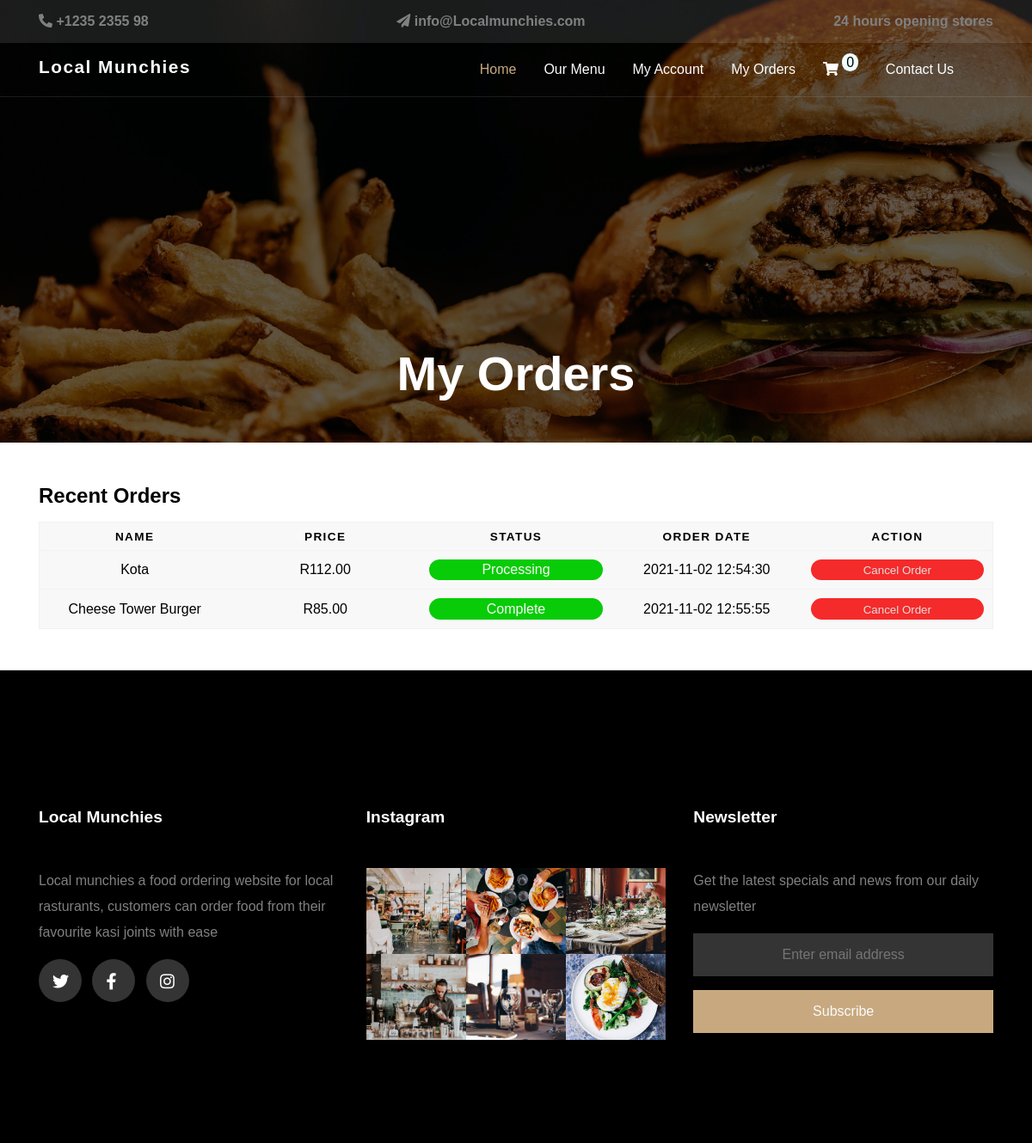
Page /myorders.php (signed in) on the committed database.
### tables this page shows
CREATE TABLE `orders` (
  `order_id` int(11) NOT NULL,
  `food_id` int(11) NOT NULL,
  `customer_id` int(11) NOT NULL,
  `store_id` int(11) NOT NULL,
  `food_name` varchar(255) NOT NULL,
  `food_price` decimal(10,2) NOT NULL,
  `quantity` int(11) NOT NULL,
  `OrderStatus` varchar(20) NOT NULL,
  `customerAddress` varchar(255) NOT NULL,
  `OrderDate` datetime NOT NULL
);

### myorders.php (the view, shortened to what this page needs)
<?php
include './database/dbconn.php';
$C_id = $_SESSION['id'] ?? "";
$sql = "SELECT * FROM orders WHERE customer_id='$C_id'";
$results = mysqli_query($conn, $sql);
$orders = mysqli_fetch_all($results, MYSQLI_ASSOC);
?>
<?php include './templates/header.php'; ?>
<section class="contact-hero hero">
    <header>
        <?php include './templates/navbar.php'; ?>
    </header>
    <div class="hero-contents">
        <h1>My Orders</h1>
    </div>
</section>
<section>
    <div class="container">
        <div class="contents">
            <div class="recentOrders">
                <h2>Recent Orders</h2>
                <table>
                    <thead>
                        <tr>
                            <th scope="col">Name</th>
                            <th scope="col">Price</th>
                            <th scope="col">Status</th>
                            <th scope="col">Order Date</th>
                            <th scope="col">Action</th>
                        </tr>
                    </thead>
                    <tbody>
                        <form action="">
                            <?php foreach ($orders as $order) : ?>
                                <tr>
                                    <td data-label="Name"><?php echo $order['food_name'] ?></td>
                                    <td data-label="Price">R<?php echo $order['food_price'] ?></td>
                                    <td data-label="Status">
                                        <div class="status <?php if ($order['OrderStatus'] == 'complete') {
                                                                echo 'processing';
                                                            } else {
                                                                echo 'delivered';
                                                            } ?>"><?php echo $order['OrderStatus'] ?>
                                        </div>
                                    </td>
                                    <td data-label="Order"><?php echo $order['OrderDate'] ?></td>
                                    <td data-label="Action">
                                        <div class="status delete">
                                            <input type="submit" name="delete" value="Cancel Order" class="btn-delete">
                                        </div>
                                    </td>
                                </tr>
                            <?php endforeach ?>
                        </form>
                    </tbody>
                </table>
            </div>
        </div>
    </div>
</section>
<?php include './templates/footer.php'; ?>

### css/sass/main.css (style rules this page uses)
header { position: relative; width: 100%; height: 100vh; }
@media screen and (min-width: 992px) { header::before { content: ''; position: absolute; top: 7rem; width: 100%; height: 1px; background-color: rgba(255, 255, 255, 0.1); } }
@media screen and (min-width: 992px) { header::after { content: ''; position: absolute; bottom: 14rem; width: 100%; height: 1px; background-color: rgba(255, 255, 255, 0.1); } }
.hero header { height: 450px; }
.hero header::after { content: ''; display: none; position: absolute; bottom: 14rem; width: 100%; height: 1px; background-color: rgba(255, 255, 255, 0.1); }
.hero { position: relative; background-size: cover; background-position: center center; background-repeat: no-repeat; background-image: url(../../images/bg-1.jpg); width: 100%; }
.hero::before { content: ''; position: absolute; top: 0; left: 0; width: 100%; height: 100%; background-color: rgba(0, 0, 0, 0.6); }
.hero .hero-contents { display: -ms-grid; display: grid; -webkit-box-pack: center; -ms-flex-pack: center; justify-content: center; position: relative; bottom: 3rem; }
.hero .hero-contents h1 { font-size: 3.5rem; color: #FFFFFF; }
table { border-collapse: collapse; margin: 0; margin-top: 1rem; padding: 0; width: 100%; table-layout: fixed; }
table tr { background-color: #f8f8f8; border: 1px solid #f3f1f1; padding: .35em; }
table th, table td { padding: .625em; text-align: center; }
table th { font-size: .85em; letter-spacing: .1em; text-transform: uppercase; }
.recentOrders { margin: 3rem 0; }
.status { color: #fbf8f8; padding: 0.2rem; border-radius: 20px; }
.delivered { background-color: #07cc07; }
.delete { background-color: #f52a2a; }
.btn-delete { width: 100%; color: #e2dfdf; cursor: pointer; background: none; border: none; }
* { margin: 0; padding: 0; text-decoration: none; list-style: none; -webkit-box-sizing: border-box; box-sizing: border-box; }
body { background-color: #FFFFFF; font-family: sans-serif; overflow-x: hidden; }
.container { padding: 0 15px; width: 100%; margin: 0 auto; }
@media screen and (min-width: 480px) { .container { max-width: 570px; } }
@media screen and (min-width: 768px) { .container { max-width: 720px; } }
@media screen and (min-width: 992px) { .container { max-width: 960px; } }
@media screen and (min-width: 1200px) { .container { max-width: 1140px; } }

### rows in the picture
orders: food_name "Kota", food_price "112.00", OrderStatus "Processing", OrderDate "2021-11-02 12:54:30"
orders: food_name "Cheese Tower Burger", food_price "85.00", OrderStatus "Complete", OrderDate "2021-11-02 12:55:55"
